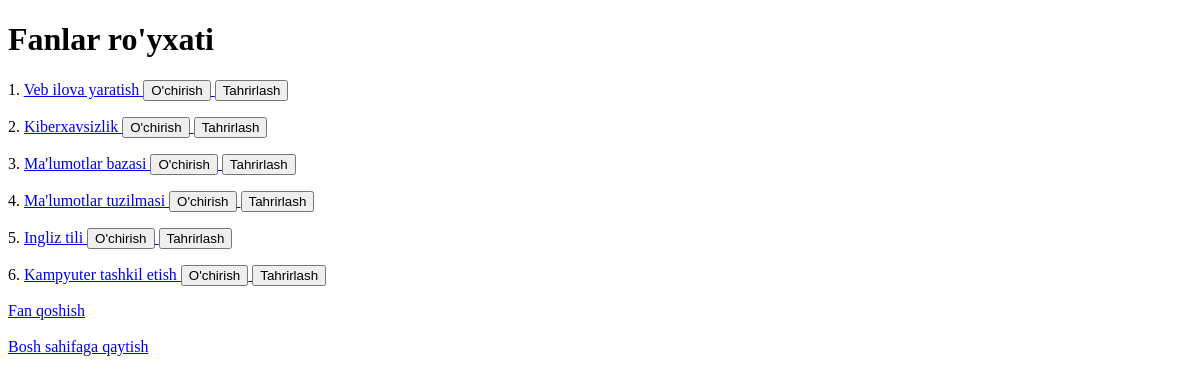
The app's page /fanlar/, older data.
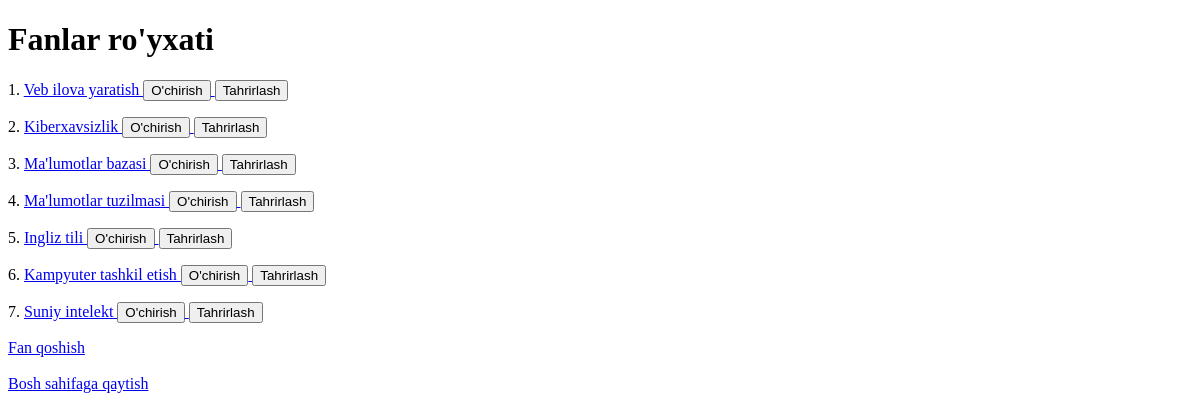
The same page, newer data.
### mainApp/models.py (models this page shows, shortened)
class Fan(models.Model):
    FAN_CHOICES = (
        ("Asosiy", "Asosiy"),
        ("Qo'shimcha", "Qo'shimcha")
    )
    nom = models.CharField(max_length=255)
    yonalish = models.ForeignKey(Yonalish, on_delete=SET_NULL, null=True)
    asosiy = models.CharField(max_length=50, default="Asosiy", choices=FAN_CHOICES)
    class Meta:
        verbose_name_plural = "Fanlar"

### mainApp/views.py (the view)
# urls.py: path('fanlar/', fanlar_view, name="fanlar"),
def fanlar_view(request):
    fanlar = Fan.objects.all()
    context = {
        "fanlar": fanlar,
    }
    return render(request, 'fanlar.html', context=context)

### templates/fanlar.html (shortened to what this page needs)
<!DOCTYPE html>
<html lang="en">
<head>
</head>
<body>
<h1>Fanlar ro'yxati</h1>
{% for fan in fanlar %}
<p>{{ forloop.counter }}.
    <a href="/fanlar/{{ fan.id }}/details/">
        {{ fan.nom }}
    </a>
    <a href="/fanlar/{{ fan.id }}/o'chirish/tasdiqlash/">
        <button>O'chirish</button>
    </a>
    <a href="/fanlar/{{ fan.id }}/tahrirlash/">
        <button>Tahrirlash</button>
    </a>
</p>
{% endfor %}
<a href="/fanlar/fan_qoshish">Fan qoshish</a>
<br><br>
<a href="/">Bosh sahifaga qaytish</a>
</body>
</html>

Row changes from the older to the newer data that the page shows:
added Fan: nom "Suniy intelekt"
